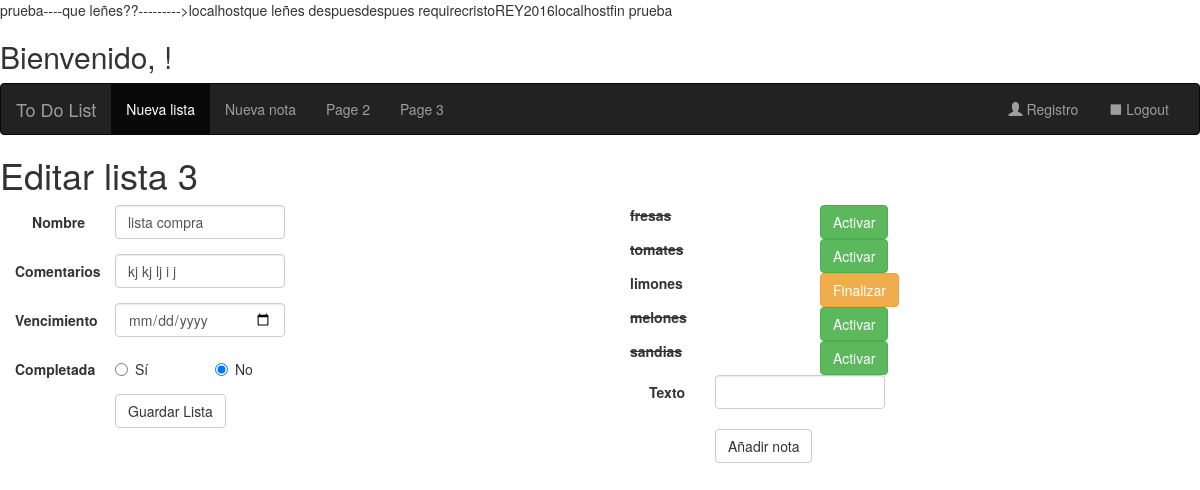
Screenshot of /editalista.php?idlista=3 with the database file from the repository.
### tables this page shows
CREATE TABLE `listas` (
  `id` int(11) NOT NULL,
  `nombre` varchar(256) NOT NULL,
  `comentarios` varchar(256) DEFAULT NULL,
  `fecha` datetime DEFAULT CURRENT_TIMESTAMP,
  `usuario` int(11) NOT NULL,
  `vencimiento` datetime NOT NULL DEFAULT CURRENT_TIMESTAMP,
  `completada` tinyint(1) NOT NULL DEFAULT '0'
);

CREATE TABLE `notas` (
  `id` int(11) NOT NULL,
  `texto` varchar(256) NOT NULL,
  `fecha` datetime DEFAULT CURRENT_TIMESTAMP,
  `lista` int(11) NOT NULL,
  `finalizacion` datetime NOT NULL DEFAULT CURRENT_TIMESTAMP,
  `activa` tinyint(1) NOT NULL DEFAULT '0'
);

### editalista.php (the view, shortened to what this page needs)
<?php require_once("includes/connection.php");
 ?>
<!DOCTYPE html>
<html lang="es">
<head>
		<link rel="stylesheet" href="https://maxcdn.bootstrapcdn.com/bootstrap/3.3.7/css/bootstrap.min.css">
</head>
<body>
	<div id="welcome">
	 <h2>Bienvenido, <span><?php echo $_SESSION['session_usuario'];?>! </span></h2>
 <nav class="navbar navbar-inverse">
  <div class="container-fluid">
    <div class="navbar-header">
      <a class="navbar-brand" href="intropage.php">To Do List</a>
    </div>
    <div class="collapse navbar-collapse" id="myNavbar">
      <ul class="nav navbar-nav">
        <li class="active"><a href="nuevalista.php">Nueva lista</a></li>
        <li><a href="nuevanota.php">Nueva nota</a></li>
        <li><a href="#">Page 2</a></li>
        <li><a href="#">Page 3</a></li>
      </ul>
      <ul class="nav navbar-nav navbar-right">
        <li><a href="completaregistro.php"><span class="glyphicon glyphicon-user"></span> Registro</a></li>
		<li><a href="logout.php"><span class="glyphicon glyphicon-stop"></span> Logout</a></li>
      </ul>
    </div>
  </div>
</nav>
 <h1>Editar lista
	<?php if (!empty($_GET["idlista"]))
			$datosLista="SELECT * FROM listas WHERE id=".$_SESSION['session_idlista'];
			$result = mysql_query($datosLista);
			$row = mysql_fetch_assoc($result);
			echo ' '.$_SESSION['session_idlista'];
	?></h1>
<form class="form-horizontal col-sm-6" name="registerform" id="registerform" action="editalista.php" method="post">
	<div class="form-group">
	 <label class="control-label col-sm-2">Nombre</label>
	 	<div class="col-sm-4">
	 		<input type="text" name="nombre" id="nombre" class="form-control" size="32" value="<?php echo $row['nombre'];?>">
	 	</div>
	</div>
	<div class="form-group">
	 <label class="control-label col-sm-2">Comentarios</label>
	 	<div class="col-sm-4">
	 		<input type="text" name="comentarios" id="comentarios" class="form-control" size="32" value="<?php echo $row['comentarios'];?>">
	 	</div>
	</div>
	<div class="form-group">
			<label class="control-label col-sm-2">Vencimiento</label>
			<div class="col-sm-4">
				 <input type="date" name="vencimiento" id="vencimiento" class="form-control" value="<?php echo $row['vencimiento']; ?>">
	 	 	</div>
	 </div>
	  <div class="form-group">
			<label class="control-label col-sm-2">Completada</label>
			<div class="radio col-sm-2">
				 <label><input type="radio" name="completada" id="completada" <?php if ($row['completada']) echo ' checked value="S">Sí</label>'; else echo ' value="S">Sí</label>';?>
			</div>
			<div class="radio col-sm-2">
				 <label><input type="radio" name="completada" id="completada" <?php if (!$row['completada']) echo ' checked value="N">No</label>'; else echo ' value="N">No</label>';?>
	 	 	</div>
	 </div>
  <div class="form-group">
    		<div class="col-sm-offset-2 col-sm-1">
	 			<input type="submit" name="guardar" id="guardar"class="btn btn-default" value="Guardar Lista" />
	 	 	</div>
	 </div>
</form>
	<?php
			$datosNota="SELECT * FROM notas WHERE lista=".$_SESSION['session_idlista'];
			$result = mysql_query($datosNota);
		if (mysql_num_rows($result) <> 0)
		{
			while($row=mysql_fetch_assoc($result, MYSQL_ASSOC))
			{
				echo '<div class="col-sm-6">';
					echo '<div class="col-sm-4">';
					if ($row['activa']){
							echo '<label name="e'.$row['id'].'" id="e'.$row['id'].'" value="e'.$row['id'].'">'.$row['texto'].'</label>';
					} else {
							echo '<label style="text-decoration: line-through" name="e'.$row['id'].'" id="e'.$row['id'].'" value="e'.$row['id'].'">'.$row['texto'].'</label>';
					}
					echo '</div>';
					echo '<div class="col-sm-2">';
					if ($row['activa']){
						echo '<input id="b'.$row['id'].'" type="button" class="btn btn-warning" href="javascript:;" onclick="FinalizaNota($'."('#".$row['id']."').val(),'#e".$row['id']."');return false;".'" value="Finalizar"/></input>';
					} else {
						echo '<input id="b'.$row['id'].'" type="button" class="btn btn-success" href="javascript:;" onclick="FinalizaNota($'."('#".$row['id']."').val(),'#e".$row['id']."');return false;".'" value="Activar"/></input>';
					}
					echo '</div>';
				echo '</div>';
		 	}
		 }
 			echo '<form class="form-horizontal col-sm-6" name="registerform" id="registerform" action="editalista.php" method="post">';
			echo '<div class="list-group">';
				echo '<div class="form-group">';
					echo '<label class="control-label col-sm-2">Texto</label>';
					echo '<div class="col-sm-4"> ';
						echo '<input type="text" name="texto" id="texto" class="form-control" value="">';
					echo '</div>';
				echo '</div>';
			echo '</div>';
	?>
	  <div class="form-group">
				<div class="col-sm-offset-2 col-sm-1">
					<input type="submit" name="guardarnota" id="guardarnota" class="btn btn-default" value="Añadir nota" />
				</div>
		 </div>
</form>
</body>
</html>

### rows the page displays
listas: nombre "lista compra", comentarios "kj kj lj i j", completada "☐ Sí", completada "☑ No"
notas: texto "fresas"
notas: texto "tomates"
notas: texto "limones"
notas: texto "melones"
notas: texto "sandias"

### other values shown
DB_SERVER "localhost"
DB_PASS "cristoREY2016"
$_SESSION['session_idlista'] "3"
